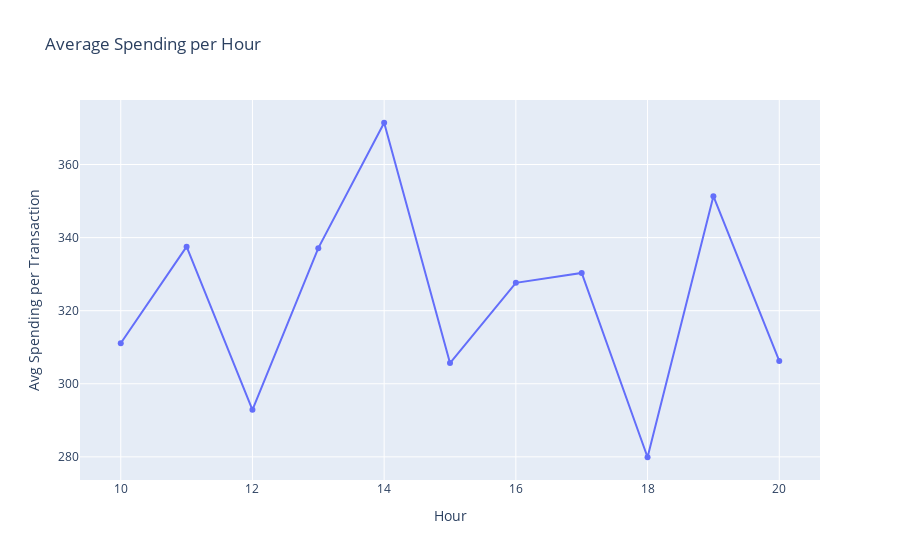

Here is the notebook cell this chart was saved with:
### Code cell
# Average spending per hour
hourly_spending = super.groupby('hour_of_day')['total'].mean().reset_index()

# Plot spending trend
fig5 = px.line(hourly_spending, x='hour_of_day', y='total', markers=True,
               title="Average Spending per Hour",
               labels={'hour_of_day': 'Hour', 'total': 'Avg Spending per Transaction'})
fig5.show()

### Figure 1 — Plotly figure (JSON) as saved in the notebook; plotly's stock layout.template omitted (floating-point values rounded to 4 significant figures)
{"data": [{"hovertemplate": "Hour=%{x}<br>Avg Spending per Transaction=%{y}<extra></extra>", "legendgroup": "", "line": {"color": "#636efa", "dash": "solid"}, "marker": {"symbol": "circle"}, "mode": "lines+markers", "name": "", "orientation": "v", "showlegend": false, "type": "scatter", "x": [10, 11, 12, 13, 14, 15, 16, 17, 18, 19, 20], "xaxis": "x", "y": [311.1, 337.5, 292.9, 337.1, 371.4, 305.7, 327.6, 330.3, 279.9, 351.3, 306.3], "yaxis": "y"}], "layout": {"legend": {"tracegroupgap": 0}, "title": {"text": "Average Spending per Hour"}, "xaxis": {"anchor": "y", "domain": [0, 1], "title": {"text": "Hour"}}, "yaxis": {"anchor": "x", "domain": [0, 1], "title": {"text": "Avg Spending per Transaction"}}}}
